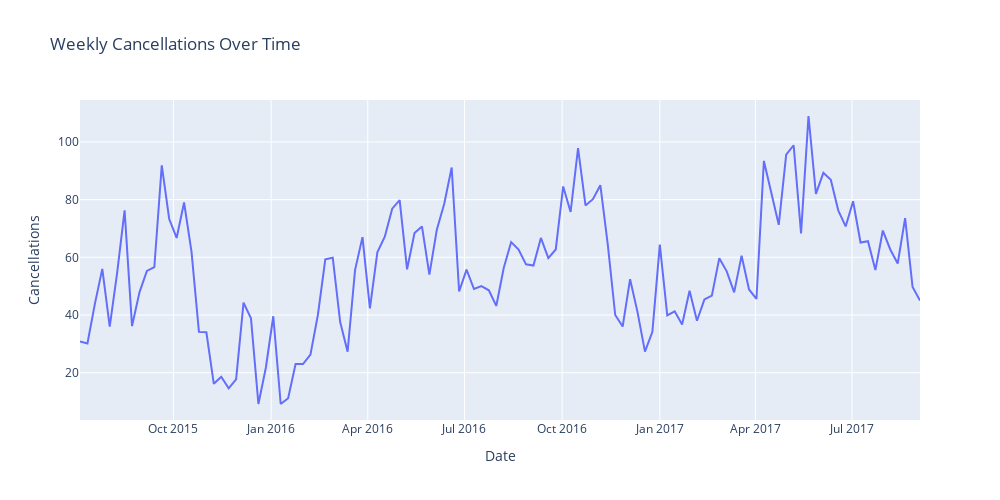

Notebook source saved alongside this figure:
### Markdown cell above
Similar to the demand plot, this cancellation by day has too much noise. Need to resample.

### Code cell
#Resampling the plot to add clarity
cxl_by_week = cancellations_per_date.resample('W').mean()

#Plotting cancellations over time

fig = px.line(cxl_by_week, width=1000, height=500, title='Weekly Cancellations Over Time')
fig.update_layout(showlegend=False, yaxis_title='Cancellations', xaxis_title='Date')
